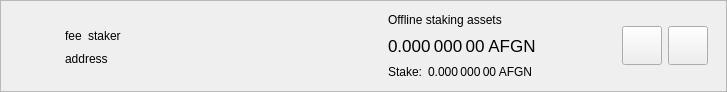
<?xml version="1.0" encoding="UTF-8"?>
<ui version="4.0">
 <class>DelegationItemWidget</class>
 <widget class="QWidget" name="DelegationItemWidget">
  <property name="geometry">
   <rect>
    <x>0</x>
    <y>0</y>
    <width>727</width>
    <height>92</height>
   </rect>
  </property>
  <property name="sizePolicy">
   <sizepolicy hsizetype="Preferred" vsizetype="Maximum">
    <horstretch>0</horstretch>
    <verstretch>0</verstretch>
   </sizepolicy>
  </property>
  <property name="windowTitle">
   <string>Form</string>
  </property>
  <layout class="QVBoxLayout" name="verticalLayout_2">
   <property name="spacing">
    <number>0</number>
   </property>
   <property name="leftMargin">
    <number>0</number>
   </property>
   <property name="topMargin">
    <number>0</number>
   </property>
   <property name="rightMargin">
    <number>0</number>
   </property>
   <property name="bottomMargin">
    <number>0</number>
   </property>
   <item>
    <widget class="QFrame" name="delegationItemFrame">
     <property name="frameShape">
      <enum>QFrame::StyledPanel</enum>
     </property>
     <property name="frameShadow">
      <enum>QFrame::Raised</enum>
     </property>
     <layout class="QHBoxLayout" name="horizontalLayout">
      <property name="topMargin">
       <number>0</number>
      </property>
      <property name="bottomMargin">
       <number>0</number>
      </property>
      <item>
       <widget class="QLabel" name="delegationLogo">
        <property name="sizePolicy">
         <sizepolicy hsizetype="Fixed" vsizetype="Fixed">
          <horstretch>0</horstretch>
          <verstretch>0</verstretch>
         </sizepolicy>
        </property>
        <property name="minimumSize">
         <size>
          <width>40</width>
          <height>40</height>
         </size>
        </property>
        <property name="alignment">
         <set>Qt::AlignCenter</set>
        </property>
       </widget>
      </item>
      <item>
       <widget class="QStackedWidget" name="stackedWidget">
        <property name="currentIndex">
         <number>0</number>
        </property>
        <widget class="QWidget" name="page">
         <layout class="QHBoxLayout" name="horizontalLayout_4">
          <item>
           <layout class="QHBoxLayout" name="horizontalLayout_3">
            <item>
             <layout class="QVBoxLayout" name="verticalLayout">
              <property name="rightMargin">
               <number>15</number>
              </property>
              <item>
               <spacer name="verticalSpacer_2">
                <property name="orientation">
                 <enum>Qt::Vertical</enum>
                </property>
                <property name="sizeHint" stdset="0">
                 <size>
                  <width>20</width>
                  <height>0</height>
                 </size>
                </property>
               </spacer>
              </item>
              <item alignment="Qt::AlignLeft">
               <widget class="QWidget" name="widgetDelegation" native="true">
                <property name="minimumSize">
                 <size>
                  <width>280</width>
                  <height>0</height>
                 </size>
                </property>
                <layout class="QHBoxLayout" name="horizontalLayout_2" stretch="0,0,1">
                 <property name="leftMargin">
                  <number>0</number>
                 </property>
                 <property name="topMargin">
                  <number>0</number>
                 </property>
                 <property name="rightMargin">
                  <number>0</number>
                 </property>
                 <property name="bottomMargin">
                  <number>0</number>
                 </property>
                 <item alignment="Qt::AlignLeft">
                  <widget class="QLabel" name="labelFee">
                   <property name="text">
                    <string>fee</string>
                   </property>
                   <property name="textInteractionFlags">
                    <set>Qt::LinksAccessibleByMouse|Qt::TextSelectableByMouse</set>
                   </property>
                  </widget>
                 </item>
                 <item alignment="Qt::AlignLeft">
                  <widget class="QLabel" name="labelStaker">
                   <property name="text">
                    <string>staker</string>
                   </property>
                   <property name="textInteractionFlags">
                    <set>Qt::LinksAccessibleByMouse|Qt::TextSelectableByMouse</set>
                   </property>
                  </widget>
                 </item>
                 <item>
                  <spacer name="horizontalSpacer">
                   <property name="orientation">
                    <enum>Qt::Horizontal</enum>
                   </property>
                   <property name="sizeType">
                    <enum>QSizePolicy::Minimum</enum>
                   </property>
                   <property name="sizeHint" stdset="0">
                    <size>
                     <width>0</width>
                     <height>20</height>
                    </size>
                   </property>
                  </spacer>
                 </item>
                </layout>
               </widget>
              </item>
              <item alignment="Qt::AlignLeft">
               <widget class="QLabel" name="labelAddress">
                <property name="text">
                 <string>address</string>
                </property>
                <property name="textInteractionFlags">
                 <set>Qt::LinksAccessibleByMouse|Qt::TextSelectableByMouse</set>
                </property>
               </widget>
              </item>
              <item>
               <spacer name="verticalSpacer">
                <property name="orientation">
                 <enum>Qt::Vertical</enum>
                </property>
                <property name="sizeHint" stdset="0">
                 <size>
                  <width>20</width>
                  <height>0</height>
                 </size>
                </property>
               </spacer>
              </item>
             </layout>
            </item>
            <item>
             <widget class="QWidget" name="vLineAssets" native="true">
              <property name="minimumSize">
               <size>
                <width>1</width>
                <height>0</height>
               </size>
              </property>
             </widget>
            </item>
            <item>
             <widget class="QWidget" name="widgetStakingAssets" native="true">
              <property name="sizePolicy">
               <sizepolicy hsizetype="Minimum" vsizetype="Preferred">
                <horstretch>0</horstretch>
                <verstretch>0</verstretch>
               </sizepolicy>
              </property>
              <layout class="QVBoxLayout" name="verticalLayout_3">
               <property name="leftMargin">
                <number>15</number>
               </property>
               <property name="topMargin">
                <number>0</number>
               </property>
               <property name="rightMargin">
                <number>15</number>
               </property>
               <property name="bottomMargin">
                <number>0</number>
               </property>
               <item>
                <widget class="QLabel" name="labelAssetsText">
                 <property name="text">
                  <string>Offline staking assets</string>
                 </property>
                 <property name="alignment">
                  <set>Qt::AlignLeading|Qt::AlignLeft|Qt::AlignVCenter</set>
                 </property>
                </widget>
               </item>
               <item>
                <widget class="QLabel" name="labelAssets">
                 <property name="font">
                  <font>
                   <pointsize>13</pointsize>
                  </font>
                 </property>
                 <property name="cursor">
                  <cursorShape>IBeamCursor</cursorShape>
                 </property>
                 <property name="toolTip">
                  <string>Your current spendable balance</string>
                 </property>
                 <property name="text">
                  <string notr="true">0.000 000 00 AFGN</string>
                 </property>
                 <property name="alignment">
                  <set>Qt::AlignLeading|Qt::AlignLeft|Qt::AlignVCenter</set>
                 </property>
                 <property name="textInteractionFlags">
                  <set>Qt::LinksAccessibleByMouse|Qt::TextSelectableByMouse</set>
                 </property>
                </widget>
               </item>
               <item>
                <layout class="QHBoxLayout" name="horizontalLayout_6">
                 <property name="spacing">
                  <number>6</number>
                 </property>
                 <item>
                  <widget class="QLabel" name="labelStakeText">
                   <property name="sizePolicy">
                    <sizepolicy hsizetype="Maximum" vsizetype="Preferred">
                     <horstretch>0</horstretch>
                     <verstretch>0</verstretch>
                    </sizepolicy>
                   </property>
                   <property name="text">
                    <string>Stake:</string>
                   </property>
                   <property name="alignment">
                    <set>Qt::AlignLeading|Qt::AlignLeft|Qt::AlignVCenter</set>
                   </property>
                  </widget>
                 </item>
                 <item>
                  <widget class="QLabel" name="labelStake">
                   <property name="text">
                    <string>0.000 000 00 AFGN</string>
                   </property>
                   <property name="alignment">
                    <set>Qt::AlignLeading|Qt::AlignLeft|Qt::AlignVCenter</set>
                   </property>
                   <property name="textInteractionFlags">
                    <set>Qt::LinksAccessibleByMouse|Qt::TextSelectableByMouse</set>
                   </property>
                  </widget>
                 </item>
                 <item>
                  <spacer name="horizontalSpacer_4">
                   <property name="orientation">
                    <enum>Qt::Horizontal</enum>
                   </property>
                   <property name="sizeType">
                    <enum>QSizePolicy::Minimum</enum>
                   </property>
                   <property name="sizeHint" stdset="0">
                    <size>
                     <width>0</width>
                     <height>0</height>
                    </size>
                   </property>
                  </spacer>
                 </item>
                </layout>
               </item>
              </layout>
             </widget>
            </item>
            <item>
             <spacer name="horizontalSpacer_2">
              <property name="orientation">
               <enum>Qt::Horizontal</enum>
              </property>
              <property name="sizeHint" stdset="0">
               <size>
                <width>193</width>
                <height>20</height>
               </size>
              </property>
             </spacer>
            </item>
            <item>
             <widget class="QToolButton" name="buttonSplit">
              <property name="text">
               <string/>
              </property>
              <property name="iconSize">
               <size>
                <width>32</width>
                <height>32</height>
               </size>
              </property>
             </widget>
            </item>
            <item>
             <widget class="QToolButton" name="buttonRemove">
              <property name="text">
               <string/>
              </property>
              <property name="iconSize">
               <size>
                <width>32</width>
                <height>32</height>
               </size>
              </property>
             </widget>
            </item>
           </layout>
          </item>
         </layout>
        </widget>
        <widget class="QWidget" name="page_2">
         <layout class="QHBoxLayout" name="horizontalLayout_5">
          <item>
           <widget class="QLabel" name="labelNewDelegation">
            <property name="text">
             <string>Add new delegations</string>
            </property>
           </widget>
          </item>
          <item>
           <spacer name="horizontalSpacer_3">
            <property name="orientation">
             <enum>Qt::Horizontal</enum>
            </property>
            <property name="sizeHint" stdset="0">
             <size>
              <width>408</width>
              <height>20</height>
             </size>
            </property>
           </spacer>
          </item>
          <item>
           <widget class="QToolButton" name="buttonRestore">
            <property name="text">
             <string/>
            </property>
            <property name="iconSize">
             <size>
              <width>32</width>
              <height>32</height>
             </size>
            </property>
           </widget>
          </item>
          <item>
           <widget class="QToolButton" name="buttonAdd">
            <property name="text">
             <string/>
            </property>
            <property name="iconSize">
             <size>
              <width>32</width>
              <height>32</height>
             </size>
            </property>
           </widget>
          </item>
         </layout>
        </widget>
       </widget>
      </item>
     </layout>
    </widget>
   </item>
  </layout>
 </widget>
 <resources/>
 <connections/>
</ui>
